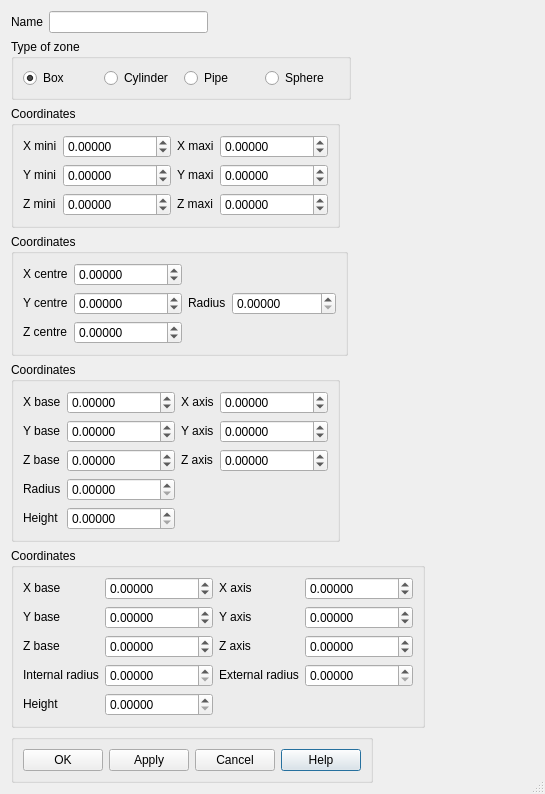
<?xml version="1.0" encoding="UTF-8"?>
<ui version="4.0">
 <class>CreateZone</class>
 <widget class="QDialog" name="CreateZone">
  <property name="geometry">
   <rect>
    <x>0</x>
    <y>0</y>
    <width>545</width>
    <height>778</height>
   </rect>
  </property>
  <property name="sizeIncrement">
   <size>
    <width>1</width>
    <height>1</height>
   </size>
  </property>
  <property name="baseSize">
   <size>
    <width>550</width>
    <height>400</height>
   </size>
  </property>
  <property name="windowTitle">
   <string>Create a zone</string>
  </property>
  <property name="autoFillBackground">
   <bool>true</bool>
  </property>
  <property name="sizeGripEnabled">
   <bool>true</bool>
  </property>
  <layout class="QGridLayout" name="gridLayout">
   <item row="0" column="0">
    <widget class="QLabel" name="Name">
     <property name="text">
      <string>Name</string>
     </property>
    </widget>
   </item>
   <item row="0" column="1">
    <widget class="QLineEdit" name="LEName">
     <property name="maxLength">
      <number>32</number>
     </property>
    </widget>
   </item>
   <item row="0" column="2">
    <spacer name="horizontalSpacer_3">
     <property name="orientation">
      <enum>Qt::Horizontal</enum>
     </property>
     <property name="sizeHint" stdset="0">
      <size>
       <width>142</width>
       <height>20</height>
      </size>
     </property>
    </spacer>
   </item>
   <item row="1" column="0" colspan="4">
    <widget class="QGroupBox" name="TypeZone">
     <property name="sizePolicy">
      <sizepolicy hsizetype="Fixed" vsizetype="Fixed">
       <horstretch>0</horstretch>
       <verstretch>0</verstretch>
      </sizepolicy>
     </property>
     <property name="minimumSize">
      <size>
       <width>340</width>
       <height>0</height>
      </size>
     </property>
     <property name="title">
      <string>Type of zone</string>
     </property>
     <layout class="QGridLayout">
      <property name="margin">
       <number>9</number>
      </property>
      <property name="spacing">
       <number>6</number>
      </property>
      <item row="0" column="3">
       <widget class="QRadioButton" name="RBSphere">
        <property name="text">
         <string>Sphere</string>
        </property>
        <property name="icon">
         <iconset>
          <normaloff>../../resources/zone_spherepoint.png</normaloff>../../resources/zone_spherepoint.png</iconset>
        </property>
       </widget>
      </item>
      <item row="0" column="2">
       <widget class="QRadioButton" name="RBPipe">
        <property name="text">
         <string>Pipe</string>
        </property>
        <property name="icon">
         <iconset>
          <normaloff>../../resources/pipe.png</normaloff>../../resources/pipe.png</iconset>
        </property>
       </widget>
      </item>
      <item row="0" column="1">
       <widget class="QRadioButton" name="RBCylinder">
        <property name="text">
         <string>Cylinder</string>
        </property>
        <property name="icon">
         <iconset>
          <normaloff>../../resources/cylinderpointvector.png</normaloff>../../resources/cylinderpointvector.png</iconset>
        </property>
       </widget>
      </item>
      <item row="0" column="0">
       <widget class="QRadioButton" name="RBBox">
        <property name="text">
         <string>Box</string>
        </property>
        <property name="icon">
         <iconset>
          <normaloff>../../resources/zone_boxdxyz.png</normaloff>../../resources/zone_boxdxyz.png</iconset>
        </property>
        <property name="checkable">
         <bool>true</bool>
        </property>
        <property name="checked">
         <bool>true</bool>
        </property>
       </widget>
      </item>
     </layout>
    </widget>
   </item>
   <item row="1" column="4">
    <spacer name="horizontalSpacer_2">
     <property name="orientation">
      <enum>Qt::Horizontal</enum>
     </property>
     <property name="sizeHint" stdset="0">
      <size>
       <width>40</width>
       <height>20</height>
      </size>
     </property>
    </spacer>
   </item>
   <item row="2" column="0" colspan="4">
    <widget class="QGroupBox" name="gBBox">
     <property name="sizePolicy">
      <sizepolicy hsizetype="Fixed" vsizetype="Fixed">
       <horstretch>0</horstretch>
       <verstretch>0</verstretch>
      </sizepolicy>
     </property>
     <property name="title">
      <string>Coordinates</string>
     </property>
     <layout class="QGridLayout">
      <property name="margin">
       <number>9</number>
      </property>
      <property name="spacing">
       <number>6</number>
      </property>
      <item row="0" column="0">
       <widget class="QLabel" name="TLXmini">
        <property name="sizePolicy">
         <sizepolicy hsizetype="Fixed" vsizetype="Fixed">
          <horstretch>0</horstretch>
          <verstretch>0</verstretch>
         </sizepolicy>
        </property>
        <property name="text">
         <string>X mini</string>
        </property>
        <property name="wordWrap">
         <bool>false</bool>
        </property>
       </widget>
      </item>
      <item row="0" column="1">
       <widget class="QDoubleSpinBox" name="SpinBox_Xmini">
        <property name="decimals">
         <number>5</number>
        </property>
        <property name="minimum">
         <double>-999999999.000000000000000</double>
        </property>
        <property name="maximum">
         <double>999999999.000000000000000</double>
        </property>
        <property name="value">
         <double>0.000000000000000</double>
        </property>
       </widget>
      </item>
      <item row="1" column="0">
       <widget class="QLabel" name="TLYmini">
        <property name="sizePolicy">
         <sizepolicy hsizetype="Fixed" vsizetype="Fixed">
          <horstretch>0</horstretch>
          <verstretch>0</verstretch>
         </sizepolicy>
        </property>
        <property name="text">
         <string>Y mini</string>
        </property>
        <property name="wordWrap">
         <bool>false</bool>
        </property>
       </widget>
      </item>
      <item row="1" column="1">
       <widget class="QDoubleSpinBox" name="SpinBox_Ymini">
        <property name="decimals">
         <number>5</number>
        </property>
        <property name="minimum">
         <double>-999999999.000000000000000</double>
        </property>
        <property name="maximum">
         <double>999999999.000000000000000</double>
        </property>
        <property name="value">
         <double>0.000000000000000</double>
        </property>
       </widget>
      </item>
      <item row="2" column="0">
       <widget class="QLabel" name="TLZmini">
        <property name="sizePolicy">
         <sizepolicy hsizetype="Fixed" vsizetype="Fixed">
          <horstretch>0</horstretch>
          <verstretch>0</verstretch>
         </sizepolicy>
        </property>
        <property name="text">
         <string>Z mini</string>
        </property>
        <property name="wordWrap">
         <bool>false</bool>
        </property>
       </widget>
      </item>
      <item row="2" column="1">
       <widget class="QDoubleSpinBox" name="SpinBox_Zmini">
        <property name="decimals">
         <number>5</number>
        </property>
        <property name="minimum">
         <double>-999999999.000000000000000</double>
        </property>
        <property name="maximum">
         <double>999999999.000000000000000</double>
        </property>
        <property name="value">
         <double>0.000000000000000</double>
        </property>
       </widget>
      </item>
      <item row="0" column="2">
       <widget class="QLabel" name="TLXmaxi">
        <property name="sizePolicy">
         <sizepolicy hsizetype="Fixed" vsizetype="Fixed">
          <horstretch>0</horstretch>
          <verstretch>0</verstretch>
         </sizepolicy>
        </property>
        <property name="text">
         <string>X maxi</string>
        </property>
        <property name="wordWrap">
         <bool>false</bool>
        </property>
       </widget>
      </item>
      <item row="2" column="2">
       <widget class="QLabel" name="TLZmaxi">
        <property name="sizePolicy">
         <sizepolicy hsizetype="Fixed" vsizetype="Fixed">
          <horstretch>0</horstretch>
          <verstretch>0</verstretch>
         </sizepolicy>
        </property>
        <property name="text">
         <string>Z maxi</string>
        </property>
        <property name="wordWrap">
         <bool>false</bool>
        </property>
       </widget>
      </item>
      <item row="2" column="3">
       <widget class="QDoubleSpinBox" name="SpinBox_Zmaxi">
        <property name="decimals">
         <number>5</number>
        </property>
        <property name="minimum">
         <double>-999999999.000000000000000</double>
        </property>
        <property name="maximum">
         <double>999999999.000000000000000</double>
        </property>
        <property name="value">
         <double>0.000000000000000</double>
        </property>
       </widget>
      </item>
      <item row="1" column="2">
       <widget class="QLabel" name="TLYmaxi">
        <property name="sizePolicy">
         <sizepolicy hsizetype="Fixed" vsizetype="Fixed">
          <horstretch>0</horstretch>
          <verstretch>0</verstretch>
         </sizepolicy>
        </property>
        <property name="text">
         <string>Y maxi</string>
        </property>
        <property name="wordWrap">
         <bool>false</bool>
        </property>
       </widget>
      </item>
      <item row="0" column="3">
       <widget class="QDoubleSpinBox" name="SpinBox_Xmaxi">
        <property name="decimals">
         <number>5</number>
        </property>
        <property name="minimum">
         <double>-999999999.000000000000000</double>
        </property>
        <property name="maximum">
         <double>999999999.000000000000000</double>
        </property>
        <property name="value">
         <double>0.000000000000000</double>
        </property>
       </widget>
      </item>
      <item row="1" column="3">
       <widget class="QDoubleSpinBox" name="SpinBox_Ymaxi">
        <property name="decimals">
         <number>5</number>
        </property>
        <property name="minimum">
         <double>-999999999.000000000000000</double>
        </property>
        <property name="maximum">
         <double>999999999.000000000000000</double>
        </property>
        <property name="value">
         <double>0.000000000000000</double>
        </property>
       </widget>
      </item>
     </layout>
    </widget>
   </item>
   <item row="3" column="0" colspan="4">
    <widget class="QGroupBox" name="gBSphere">
     <property name="sizePolicy">
      <sizepolicy hsizetype="Fixed" vsizetype="Fixed">
       <horstretch>0</horstretch>
       <verstretch>0</verstretch>
      </sizepolicy>
     </property>
     <property name="title">
      <string>Coordinates</string>
     </property>
     <layout class="QGridLayout">
      <property name="margin">
       <number>9</number>
      </property>
      <property name="spacing">
       <number>6</number>
      </property>
      <item row="0" column="0">
       <widget class="QLabel" name="TLXcentre">
        <property name="sizePolicy">
         <sizepolicy hsizetype="Fixed" vsizetype="Fixed">
          <horstretch>0</horstretch>
          <verstretch>0</verstretch>
         </sizepolicy>
        </property>
        <property name="text">
         <string>X centre</string>
        </property>
        <property name="wordWrap">
         <bool>false</bool>
        </property>
       </widget>
      </item>
      <item row="0" column="1">
       <widget class="QDoubleSpinBox" name="SpinBox_Xcentre">
        <property name="decimals">
         <number>5</number>
        </property>
        <property name="minimum">
         <double>-999999999.000000000000000</double>
        </property>
        <property name="maximum">
         <double>999999999.000000000000000</double>
        </property>
        <property name="value">
         <double>0.000000000000000</double>
        </property>
       </widget>
      </item>
      <item row="1" column="0">
       <widget class="QLabel" name="TLYcentre">
        <property name="sizePolicy">
         <sizepolicy hsizetype="Fixed" vsizetype="Fixed">
          <horstretch>0</horstretch>
          <verstretch>0</verstretch>
         </sizepolicy>
        </property>
        <property name="text">
         <string>Y centre</string>
        </property>
        <property name="wordWrap">
         <bool>false</bool>
        </property>
       </widget>
      </item>
      <item row="1" column="1">
       <widget class="QDoubleSpinBox" name="SpinBox_Ycentre">
        <property name="decimals">
         <number>5</number>
        </property>
        <property name="minimum">
         <double>-999999999.000000000000000</double>
        </property>
        <property name="maximum">
         <double>999999999.000000000000000</double>
        </property>
        <property name="value">
         <double>0.000000000000000</double>
        </property>
       </widget>
      </item>
      <item row="1" column="2">
       <widget class="QLabel" name="TLRayon">
        <property name="sizePolicy">
         <sizepolicy hsizetype="Fixed" vsizetype="Fixed">
          <horstretch>0</horstretch>
          <verstretch>0</verstretch>
         </sizepolicy>
        </property>
        <property name="text">
         <string>Radius</string>
        </property>
        <property name="wordWrap">
         <bool>false</bool>
        </property>
       </widget>
      </item>
      <item row="1" column="3">
       <widget class="QDoubleSpinBox" name="SpinBox_Rayon">
        <property name="decimals">
         <number>5</number>
        </property>
        <property name="minimum">
         <double>0.000000000000000</double>
        </property>
        <property name="maximum">
         <double>999999999.000000000000000</double>
        </property>
        <property name="value">
         <double>0.000000000000000</double>
        </property>
       </widget>
      </item>
      <item row="2" column="0">
       <widget class="QLabel" name="TLZcentre">
        <property name="sizePolicy">
         <sizepolicy hsizetype="Fixed" vsizetype="Fixed">
          <horstretch>0</horstretch>
          <verstretch>0</verstretch>
         </sizepolicy>
        </property>
        <property name="text">
         <string>Z centre</string>
        </property>
        <property name="wordWrap">
         <bool>false</bool>
        </property>
       </widget>
      </item>
      <item row="2" column="1">
       <widget class="QDoubleSpinBox" name="SpinBox_Zcentre">
        <property name="decimals">
         <number>5</number>
        </property>
        <property name="minimum">
         <double>-999999999.000000000000000</double>
        </property>
        <property name="maximum">
         <double>999999999.000000000000000</double>
        </property>
        <property name="value">
         <double>0.000000000000000</double>
        </property>
       </widget>
      </item>
     </layout>
    </widget>
   </item>
   <item row="4" column="0" colspan="4">
    <widget class="QGroupBox" name="gBCylindre">
     <property name="sizePolicy">
      <sizepolicy hsizetype="Fixed" vsizetype="Fixed">
       <horstretch>0</horstretch>
       <verstretch>0</verstretch>
      </sizepolicy>
     </property>
     <property name="focusPolicy">
      <enum>Qt::TabFocus</enum>
     </property>
     <property name="title">
      <string>Coordinates</string>
     </property>
     <layout class="QGridLayout">
      <property name="margin">
       <number>9</number>
      </property>
      <property name="spacing">
       <number>6</number>
      </property>
      <item row="4" column="1">
       <widget class="QDoubleSpinBox" name="SpinBox_Haut">
        <property name="decimals">
         <number>5</number>
        </property>
        <property name="maximum">
         <double>1000000000.000000000000000</double>
        </property>
       </widget>
      </item>
      <item row="4" column="0">
       <widget class="QLabel" name="TLHaut">
        <property name="sizePolicy">
         <sizepolicy hsizetype="Fixed" vsizetype="Fixed">
          <horstretch>0</horstretch>
          <verstretch>0</verstretch>
         </sizepolicy>
        </property>
        <property name="text">
         <string>Height</string>
        </property>
        <property name="wordWrap">
         <bool>false</bool>
        </property>
       </widget>
      </item>
      <item row="3" column="0">
       <widget class="QLabel" name="TLRadius">
        <property name="sizePolicy">
         <sizepolicy hsizetype="Fixed" vsizetype="Fixed">
          <horstretch>0</horstretch>
          <verstretch>0</verstretch>
         </sizepolicy>
        </property>
        <property name="text">
         <string>Radius</string>
        </property>
        <property name="wordWrap">
         <bool>false</bool>
        </property>
       </widget>
      </item>
      <item row="0" column="3">
       <widget class="QDoubleSpinBox" name="SpinBox_Xaxis">
        <property name="decimals">
         <number>5</number>
        </property>
        <property name="minimum">
         <double>-999999999.000000000000000</double>
        </property>
        <property name="maximum">
         <double>999999999.000000000000000</double>
        </property>
        <property name="value">
         <double>0.000000000000000</double>
        </property>
       </widget>
      </item>
      <item row="1" column="3">
       <widget class="QDoubleSpinBox" name="SpinBox_Yaxis">
        <property name="decimals">
         <number>5</number>
        </property>
        <property name="minimum">
         <double>-999999999.000000000000000</double>
        </property>
        <property name="maximum">
         <double>999999999.000000000000000</double>
        </property>
        <property name="value">
         <double>0.000000000000000</double>
        </property>
       </widget>
      </item>
      <item row="2" column="3">
       <widget class="QDoubleSpinBox" name="SpinBox_Zaxis">
        <property name="decimals">
         <number>5</number>
        </property>
        <property name="minimum">
         <double>-999999999.000000000000000</double>
        </property>
        <property name="maximum">
         <double>999999999.000000000000000</double>
        </property>
        <property name="value">
         <double>0.000000000000000</double>
        </property>
       </widget>
      </item>
      <item row="2" column="2">
       <widget class="QLabel" name="TLZaxis">
        <property name="sizePolicy">
         <sizepolicy hsizetype="Fixed" vsizetype="Fixed">
          <horstretch>0</horstretch>
          <verstretch>0</verstretch>
         </sizepolicy>
        </property>
        <property name="text">
         <string>Z axis</string>
        </property>
        <property name="wordWrap">
         <bool>false</bool>
        </property>
       </widget>
      </item>
      <item row="1" column="2">
       <widget class="QLabel" name="TLYaxis">
        <property name="sizePolicy">
         <sizepolicy hsizetype="Fixed" vsizetype="Fixed">
          <horstretch>0</horstretch>
          <verstretch>0</verstretch>
         </sizepolicy>
        </property>
        <property name="text">
         <string>Y axis</string>
        </property>
        <property name="wordWrap">
         <bool>false</bool>
        </property>
       </widget>
      </item>
      <item row="0" column="2">
       <widget class="QLabel" name="TLXaxis">
        <property name="sizePolicy">
         <sizepolicy hsizetype="Fixed" vsizetype="Fixed">
          <horstretch>0</horstretch>
          <verstretch>0</verstretch>
         </sizepolicy>
        </property>
        <property name="text">
         <string>X axis</string>
        </property>
        <property name="wordWrap">
         <bool>false</bool>
        </property>
       </widget>
      </item>
      <item row="1" column="1">
       <widget class="QDoubleSpinBox" name="SpinBox_Ybase">
        <property name="decimals">
         <number>5</number>
        </property>
        <property name="minimum">
         <double>-999999999.000000000000000</double>
        </property>
        <property name="maximum">
         <double>999999999.000000000000000</double>
        </property>
        <property name="value">
         <double>0.000000000000000</double>
        </property>
       </widget>
      </item>
      <item row="1" column="0">
       <widget class="QLabel" name="TLYbase">
        <property name="sizePolicy">
         <sizepolicy hsizetype="Fixed" vsizetype="Fixed">
          <horstretch>0</horstretch>
          <verstretch>0</verstretch>
         </sizepolicy>
        </property>
        <property name="text">
         <string>Y base</string>
        </property>
        <property name="wordWrap">
         <bool>false</bool>
        </property>
       </widget>
      </item>
      <item row="2" column="0">
       <widget class="QLabel" name="TLZbase">
        <property name="sizePolicy">
         <sizepolicy hsizetype="Fixed" vsizetype="Fixed">
          <horstretch>0</horstretch>
          <verstretch>0</verstretch>
         </sizepolicy>
        </property>
        <property name="text">
         <string>Z base</string>
        </property>
        <property name="wordWrap">
         <bool>false</bool>
        </property>
       </widget>
      </item>
      <item row="2" column="1">
       <widget class="QDoubleSpinBox" name="SpinBox_Zbase">
        <property name="decimals">
         <number>5</number>
        </property>
        <property name="minimum">
         <double>-999999999.000000000000000</double>
        </property>
        <property name="maximum">
         <double>999999999.000000000000000</double>
        </property>
        <property name="value">
         <double>0.000000000000000</double>
        </property>
       </widget>
      </item>
      <item row="3" column="1">
       <widget class="QDoubleSpinBox" name="SpinBox_Radius">
        <property name="decimals">
         <number>5</number>
        </property>
        <property name="maximum">
         <double>1000000000.000000000000000</double>
        </property>
       </widget>
      </item>
      <item row="0" column="0">
       <widget class="QLabel" name="TLXbase">
        <property name="sizePolicy">
         <sizepolicy hsizetype="Fixed" vsizetype="Fixed">
          <horstretch>0</horstretch>
          <verstretch>0</verstretch>
         </sizepolicy>
        </property>
        <property name="text">
         <string>X base</string>
        </property>
        <property name="wordWrap">
         <bool>false</bool>
        </property>
       </widget>
      </item>
      <item row="0" column="1">
       <widget class="QDoubleSpinBox" name="SpinBox_Xbase">
        <property name="decimals">
         <number>5</number>
        </property>
        <property name="minimum">
         <double>-999999999.000000000000000</double>
        </property>
        <property name="maximum">
         <double>999999999.000000000000000</double>
        </property>
        <property name="value">
         <double>0.000000000000000</double>
        </property>
       </widget>
      </item>
     </layout>
    </widget>
   </item>
   <item row="5" column="0" colspan="5">
    <widget class="QGroupBox" name="gBPipe">
     <property name="sizePolicy">
      <sizepolicy hsizetype="Fixed" vsizetype="Fixed">
       <horstretch>0</horstretch>
       <verstretch>0</verstretch>
      </sizepolicy>
     </property>
     <property name="title">
      <string>Coordinates</string>
     </property>
     <layout class="QGridLayout">
      <property name="margin">
       <number>9</number>
      </property>
      <property name="spacing">
       <number>6</number>
      </property>
      <item row="4" column="0">
       <widget class="QLabel" name="TLHaut_p">
        <property name="sizePolicy">
         <sizepolicy hsizetype="Fixed" vsizetype="Fixed">
          <horstretch>0</horstretch>
          <verstretch>0</verstretch>
         </sizepolicy>
        </property>
        <property name="text">
         <string>Height</string>
        </property>
        <property name="wordWrap">
         <bool>false</bool>
        </property>
       </widget>
      </item>
      <item row="0" column="1">
       <widget class="QDoubleSpinBox" name="SpinBox_Xbase_p">
        <property name="decimals">
         <number>5</number>
        </property>
        <property name="minimum">
         <double>-999999999.000000000000000</double>
        </property>
        <property name="maximum">
         <double>999999999.000000000000000</double>
        </property>
        <property name="value">
         <double>0.000000000000000</double>
        </property>
       </widget>
      </item>
      <item row="0" column="0">
       <widget class="QLabel" name="TLXbase_p">
        <property name="sizePolicy">
         <sizepolicy hsizetype="Fixed" vsizetype="Fixed">
          <horstretch>0</horstretch>
          <verstretch>0</verstretch>
         </sizepolicy>
        </property>
        <property name="text">
         <string>X base</string>
        </property>
        <property name="wordWrap">
         <bool>false</bool>
        </property>
       </widget>
      </item>
      <item row="3" column="1">
       <widget class="QDoubleSpinBox" name="SpinBox_Radius_int">
        <property name="decimals">
         <number>5</number>
        </property>
        <property name="maximum">
         <double>1000000000.000000000000000</double>
        </property>
       </widget>
      </item>
      <item row="2" column="1">
       <widget class="QDoubleSpinBox" name="SpinBox_Zbase_p">
        <property name="decimals">
         <number>5</number>
        </property>
        <property name="minimum">
         <double>-999999999.000000000000000</double>
        </property>
        <property name="maximum">
         <double>999999999.000000000000000</double>
        </property>
        <property name="value">
         <double>0.000000000000000</double>
        </property>
       </widget>
      </item>
      <item row="3" column="0">
       <widget class="QLabel" name="TLRadius_int">
        <property name="sizePolicy">
         <sizepolicy hsizetype="Fixed" vsizetype="Fixed">
          <horstretch>0</horstretch>
          <verstretch>0</verstretch>
         </sizepolicy>
        </property>
        <property name="text">
         <string>Internal radius</string>
        </property>
        <property name="wordWrap">
         <bool>false</bool>
        </property>
       </widget>
      </item>
      <item row="2" column="0">
       <widget class="QLabel" name="TLZbase_p">
        <property name="sizePolicy">
         <sizepolicy hsizetype="Fixed" vsizetype="Fixed">
          <horstretch>0</horstretch>
          <verstretch>0</verstretch>
         </sizepolicy>
        </property>
        <property name="text">
         <string>Z base</string>
        </property>
        <property name="wordWrap">
         <bool>false</bool>
        </property>
       </widget>
      </item>
      <item row="1" column="0">
       <widget class="QLabel" name="TLYbase_p">
        <property name="sizePolicy">
         <sizepolicy hsizetype="Fixed" vsizetype="Fixed">
          <horstretch>0</horstretch>
          <verstretch>0</verstretch>
         </sizepolicy>
        </property>
        <property name="text">
         <string>Y base</string>
        </property>
        <property name="wordWrap">
         <bool>false</bool>
        </property>
       </widget>
      </item>
      <item row="1" column="1">
       <widget class="QDoubleSpinBox" name="SpinBox_Ybase_p">
        <property name="decimals">
         <number>5</number>
        </property>
        <property name="minimum">
         <double>-999999999.000000000000000</double>
        </property>
        <property name="maximum">
         <double>999999999.000000000000000</double>
        </property>
        <property name="value">
         <double>0.000000000000000</double>
        </property>
       </widget>
      </item>
      <item row="0" column="2">
       <widget class="QLabel" name="TLXaxis_p">
        <property name="sizePolicy">
         <sizepolicy hsizetype="Fixed" vsizetype="Fixed">
          <horstretch>0</horstretch>
          <verstretch>0</verstretch>
         </sizepolicy>
        </property>
        <property name="text">
         <string>X axis</string>
        </property>
        <property name="wordWrap">
         <bool>false</bool>
        </property>
       </widget>
      </item>
      <item row="1" column="2">
       <widget class="QLabel" name="TLYaxis_p">
        <property name="sizePolicy">
         <sizepolicy hsizetype="Fixed" vsizetype="Fixed">
          <horstretch>0</horstretch>
          <verstretch>0</verstretch>
         </sizepolicy>
        </property>
        <property name="text">
         <string>Y axis</string>
        </property>
        <property name="wordWrap">
         <bool>false</bool>
        </property>
       </widget>
      </item>
      <item row="2" column="2">
       <widget class="QLabel" name="TLZaxis_p">
        <property name="sizePolicy">
         <sizepolicy hsizetype="Fixed" vsizetype="Fixed">
          <horstretch>0</horstretch>
          <verstretch>0</verstretch>
         </sizepolicy>
        </property>
        <property name="text">
         <string>Z axis</string>
        </property>
        <property name="wordWrap">
         <bool>false</bool>
        </property>
       </widget>
      </item>
      <item row="2" column="3">
       <widget class="QDoubleSpinBox" name="SpinBox_Zaxis_p">
        <property name="decimals">
         <number>5</number>
        </property>
        <property name="minimum">
         <double>-999999999.000000000000000</double>
        </property>
        <property name="maximum">
         <double>999999999.000000000000000</double>
        </property>
        <property name="value">
         <double>0.000000000000000</double>
        </property>
       </widget>
      </item>
      <item row="1" column="3">
       <widget class="QDoubleSpinBox" name="SpinBox_Yaxis_p">
        <property name="decimals">
         <number>5</number>
        </property>
        <property name="minimum">
         <double>-999999999.000000000000000</double>
        </property>
        <property name="maximum">
         <double>999999999.000000000000000</double>
        </property>
        <property name="value">
         <double>0.000000000000000</double>
        </property>
       </widget>
      </item>
      <item row="0" column="3">
       <widget class="QDoubleSpinBox" name="SpinBox_Xaxis_p">
        <property name="decimals">
         <number>5</number>
        </property>
        <property name="minimum">
         <double>-999999999.000000000000000</double>
        </property>
        <property name="maximum">
         <double>999999999.000000000000000</double>
        </property>
        <property name="value">
         <double>0.000000000000000</double>
        </property>
       </widget>
      </item>
      <item row="3" column="3">
       <widget class="QDoubleSpinBox" name="SpinBox_Radius_ext">
        <property name="decimals">
         <number>5</number>
        </property>
        <property name="maximum">
         <double>1000000000.000000000000000</double>
        </property>
       </widget>
      </item>
      <item row="3" column="2">
       <widget class="QLabel" name="TLRadius_ext">
        <property name="sizePolicy">
         <sizepolicy hsizetype="Fixed" vsizetype="Fixed">
          <horstretch>0</horstretch>
          <verstretch>0</verstretch>
         </sizepolicy>
        </property>
        <property name="text">
         <string>External radius</string>
        </property>
        <property name="wordWrap">
         <bool>false</bool>
        </property>
       </widget>
      </item>
      <item row="4" column="1">
       <widget class="QDoubleSpinBox" name="SpinBox_Haut_p">
        <property name="decimals">
         <number>5</number>
        </property>
        <property name="maximum">
         <double>1000000000.000000000000000</double>
        </property>
       </widget>
      </item>
     </layout>
    </widget>
   </item>
   <item row="6" column="0" colspan="3">
    <widget class="QGroupBox" name="GBButtons">
     <property name="sizePolicy">
      <sizepolicy hsizetype="Fixed" vsizetype="Fixed">
       <horstretch>0</horstretch>
       <verstretch>0</verstretch>
      </sizepolicy>
     </property>
     <property name="title">
      <string/>
     </property>
     <layout class="QGridLayout">
      <property name="margin">
       <number>9</number>
      </property>
      <property name="spacing">
       <number>6</number>
      </property>
      <item row="0" column="3">
       <widget class="QPushButton" name="buttonHelp">
        <property name="text">
         <string>Help</string>
        </property>
       </widget>
      </item>
      <item row="0" column="2">
       <widget class="QPushButton" name="buttonCancel">
        <property name="text">
         <string>Cancel</string>
        </property>
       </widget>
      </item>
      <item row="0" column="1">
       <widget class="QPushButton" name="buttonApply">
        <property name="text">
         <string>Apply</string>
        </property>
       </widget>
      </item>
      <item row="0" column="0">
       <widget class="QPushButton" name="buttonOk">
        <property name="text">
         <string>OK</string>
        </property>
       </widget>
      </item>
     </layout>
    </widget>
   </item>
   <item row="6" column="3" colspan="2">
    <spacer name="horizontalSpacer">
     <property name="orientation">
      <enum>Qt::Horizontal</enum>
     </property>
     <property name="sizeHint" stdset="0">
      <size>
       <width>40</width>
       <height>20</height>
      </size>
     </property>
    </spacer>
   </item>
  </layout>
 </widget>
 <resources/>
 <connections/>
</ui>
